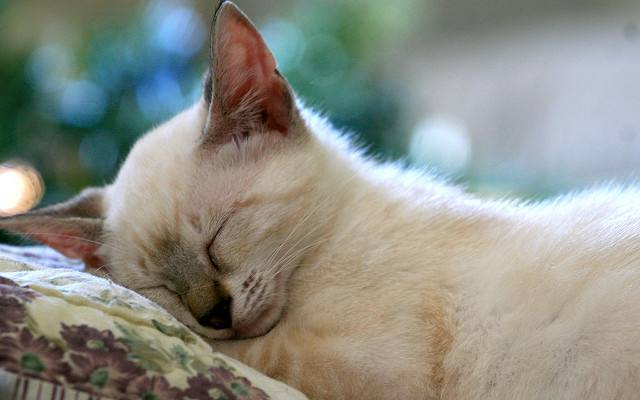
#> input picture lecture1/pynp/cat.jpg, 640 x 400 px
$ python matplotlib_plot_image.py   (older library calls are emulated)
#> lines starting #> are read from the running program, lines starting #| are printed output that depends on the picture
#!python27
import numpy as np
from scipy.misc import imread, imresize
import matplotlib.pyplot as plt

img = imread('cat.jpg')
#> img is the input picture: shape (400, 640, 3); mean R, G, B 140.5, 142.3, 133.6
img_tinted = img * [0.5,0.45,0.45]
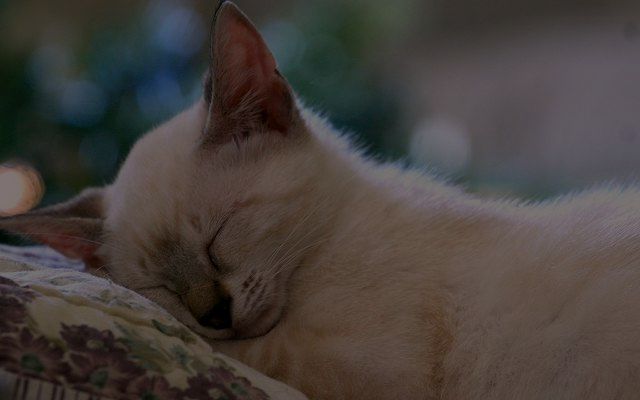
#> img_tinted: shape (400, 640, 3) float64; mean R, G, B 70.2, 64, 60.1
plt.subplot(1,2,1)
plt.imshow(img)

plt.subplot(1,2,2)
plt.imshow(np.uint8(img_tinted))
plt.show()
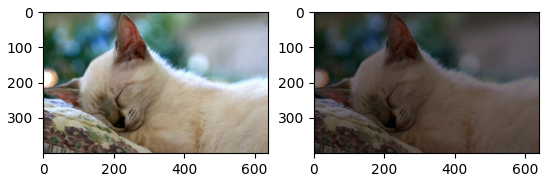
#> figure drawn by matplotlib, 2 panels
